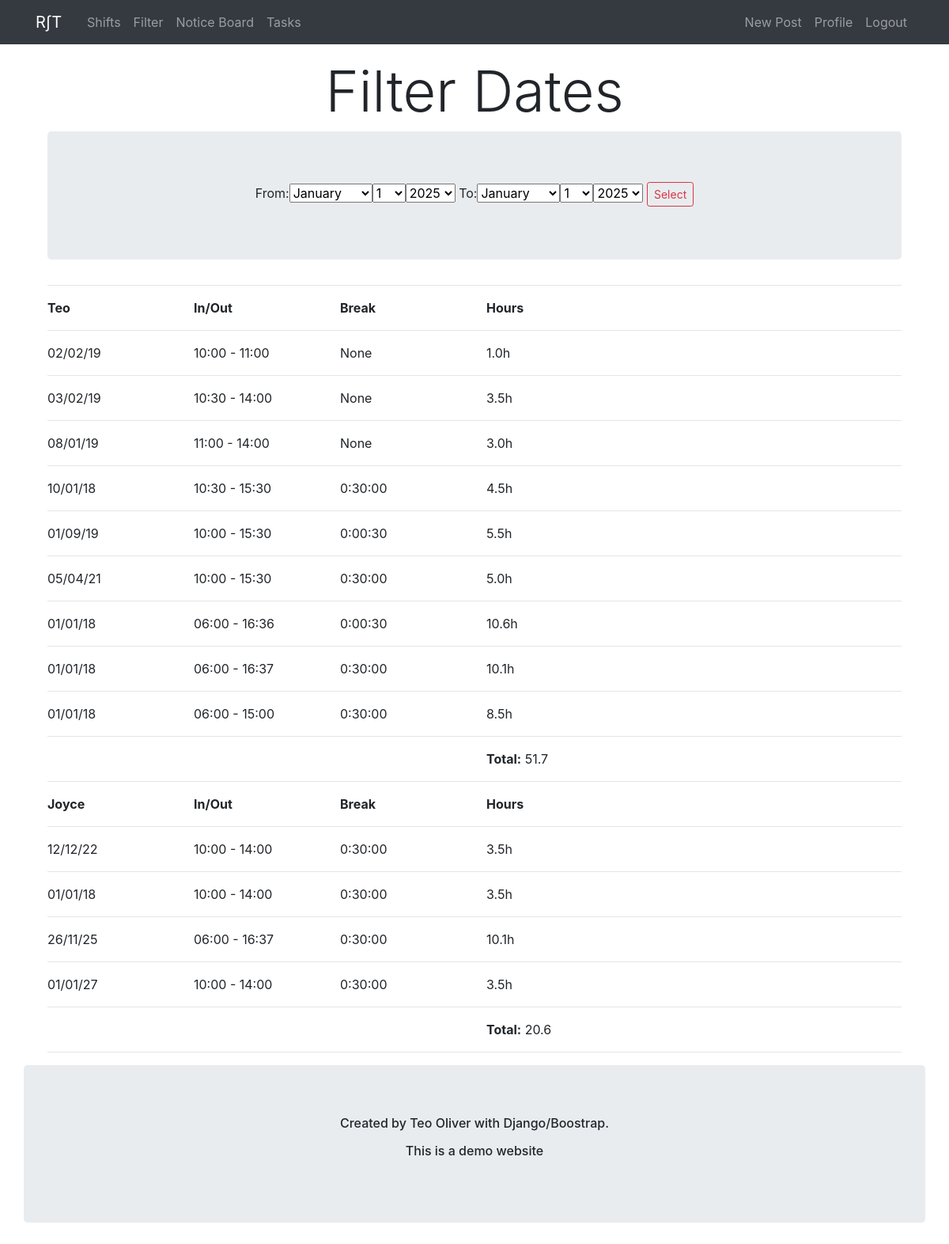
/select/ (signed in), run on an earlier commit of the app's database.
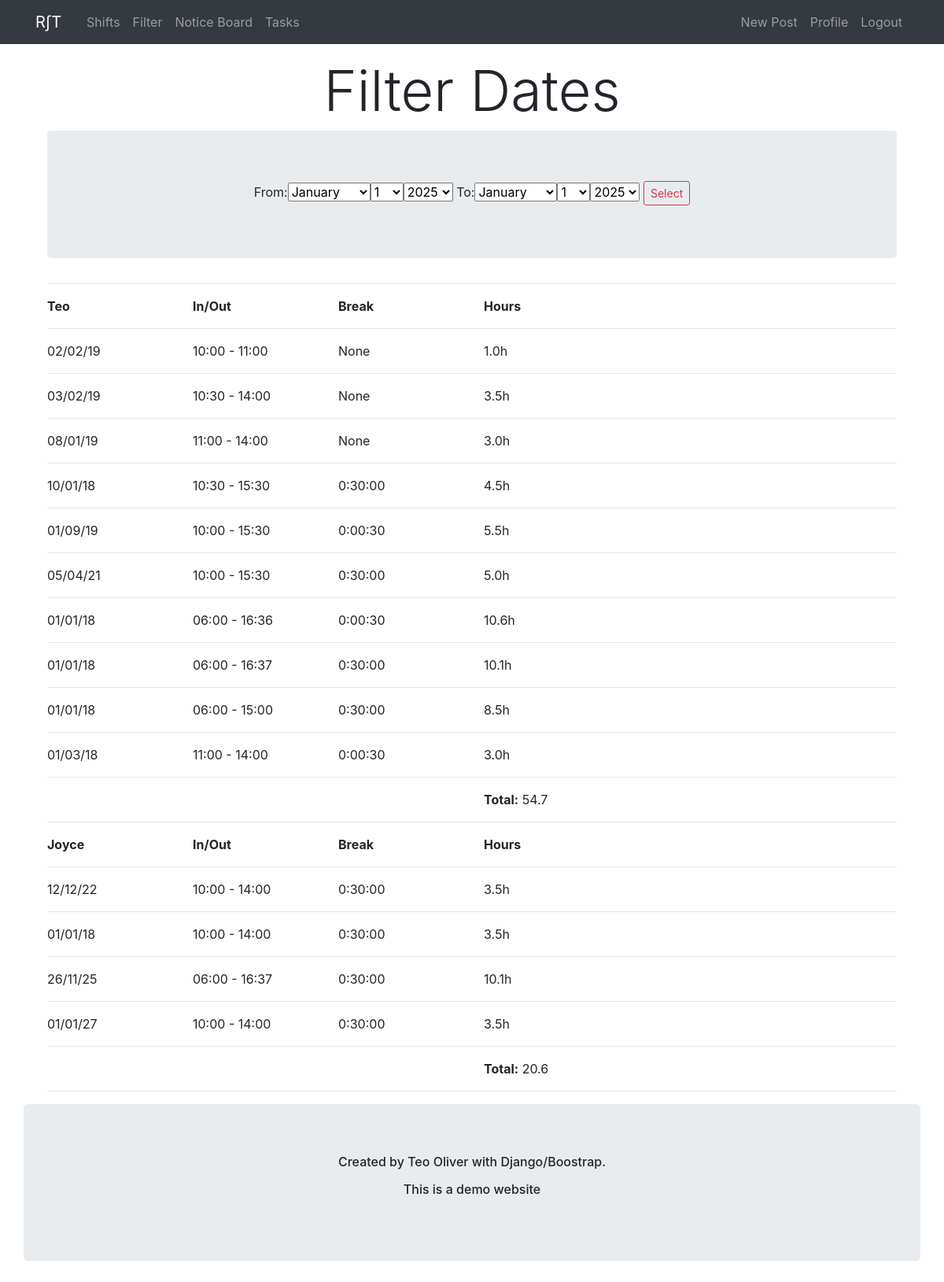
And on a later commit of the database.
### hoursCalc/models.py (models this page shows, shortened)
class Shift(models.Model):
    name = models.ForeignKey(User,on_delete=models.CASCADE)
    clock_in = models.DateTimeField(blank=True, null=True) #not blanck or null
    clock_out = models.DateTimeField(blank=True, null=True)  #not blanck or null
    date = models.DateField(blank=True, null=True) #not blanck or null
    duration  = models.FloatField(default=0)
    break_time = models.DurationField(blank=True, null=True)
    description = models.TextField(blank=True, null=True, max_length=600)
    class Meta:
        ordering = ['-date']

### hoursCalc/views.py (the view, shortened to what this page needs)
# urls.py: path('select/', shift_views.selectDate, name='select'),
@login_required
def selectDate(request, dt="2000-01-01", df="2000-01-01" ): # juntar selectDate com select_periods
    users = User.objects.all()
    select_date_form = forms.SelectDateForm()
    shifts = Shift.objects.select_related('name').order_by('name')
    context = {
        'select_date_form': select_date_form,
        'users': users,
        'shifts': shifts,
        'title': 'Select Dates'
    }
    return render(request, 'hoursCalc/select.html', context)

### hoursCalc/forms.py
class SelectDateForm(forms.Form):
  date_from = forms.DateField(widget=forms.SelectDateWidget(attrs={"class": "",}, ), label="From")
  date_to = forms.DateField(widget=forms.SelectDateWidget(attrs={"class": "",}), label="To")

### hoursCalc/templatetags/shifts.py (called while the page is built)
@register.simple_tag
def calc_total_duration(shifts):  # here 'shifts' is the 'user.list' in the template
    total = 0.0
    for shift in shifts:
        total += shift.duration
    return total

### hoursCalc/templates/hoursCalc/select.html (shortened to what this page needs)
{% extends './base.html' %}
{% load crispy_forms_tags %}
{% block content %}
<div class="container">
    <h1 class="display-3"><center>Filter Dates</center></h1>
</div>
    <div class="container">
        <div class="jumbotron">
            <form action={% url 'select' %} method="POST">
                <center>
                {{ select_date_form }}
                <input type="submit" class="btn btn-outline-danger btn-sm" value="Select">
            </center>
            </form>
        </div>
    </div>
    <div class="container">
    {% regroup shifts by name as user_list %}
    {% load shifts %}
    <hr>
        {% for user in user_list %}
            <div class="row">
                <div class="col-md-2"> <strong>{{ user.grouper.username }}</strong> </div>
                <div class="col-md-2"> <strong> In/Out </strong> </div>
                <div class="col-md-2"> <strong> Break </strong>  </div>
                <div class="col-md-3"> <strong> Hours </strong>  </div>
                <div class="col-md-3"> </div>
            </div>
            <hr>
            {% for shift in user.list %}
                <div class="row">
                    <div class="col-md-2"> {{ shift.date|date:"d/m/y" }} </div>
                    <div class="col-md-2"> {{ shift.clock_in|date:"H:i" }} - {{ shift.clock_out|date:"H:i" }} </div>
                    <div class="col-md-2"> {{ shift.break_time }} </div>
                    <div class="col-md-3"> {{ shift.duration }}h </div>
                </div>
                <hr>
            {% endfor %}
            <div class="row">
                <div class="col-md-2"> </div>
                <div class="col-md-2"> </div>
                <div class="col-md-2"> </div>
                <div class="col-md-3"> <strong>Total:</strong> {% calc_total_duration user.list %} </div>
                <div class="col-md-3"> </div>
            </div>
            <hr>
        {% endfor %}
    </div>
</div>
{% endblock content %}

What changed in the data, as far as the page shows it:
computed for Shift (number 1 of 14 on the later page): duration.duration "51.7" → "54.7"
added Shift: date "01/03/18", clock_in "11:00", clock_out "14:00", break_time "0:00:30", duration "3.0"
